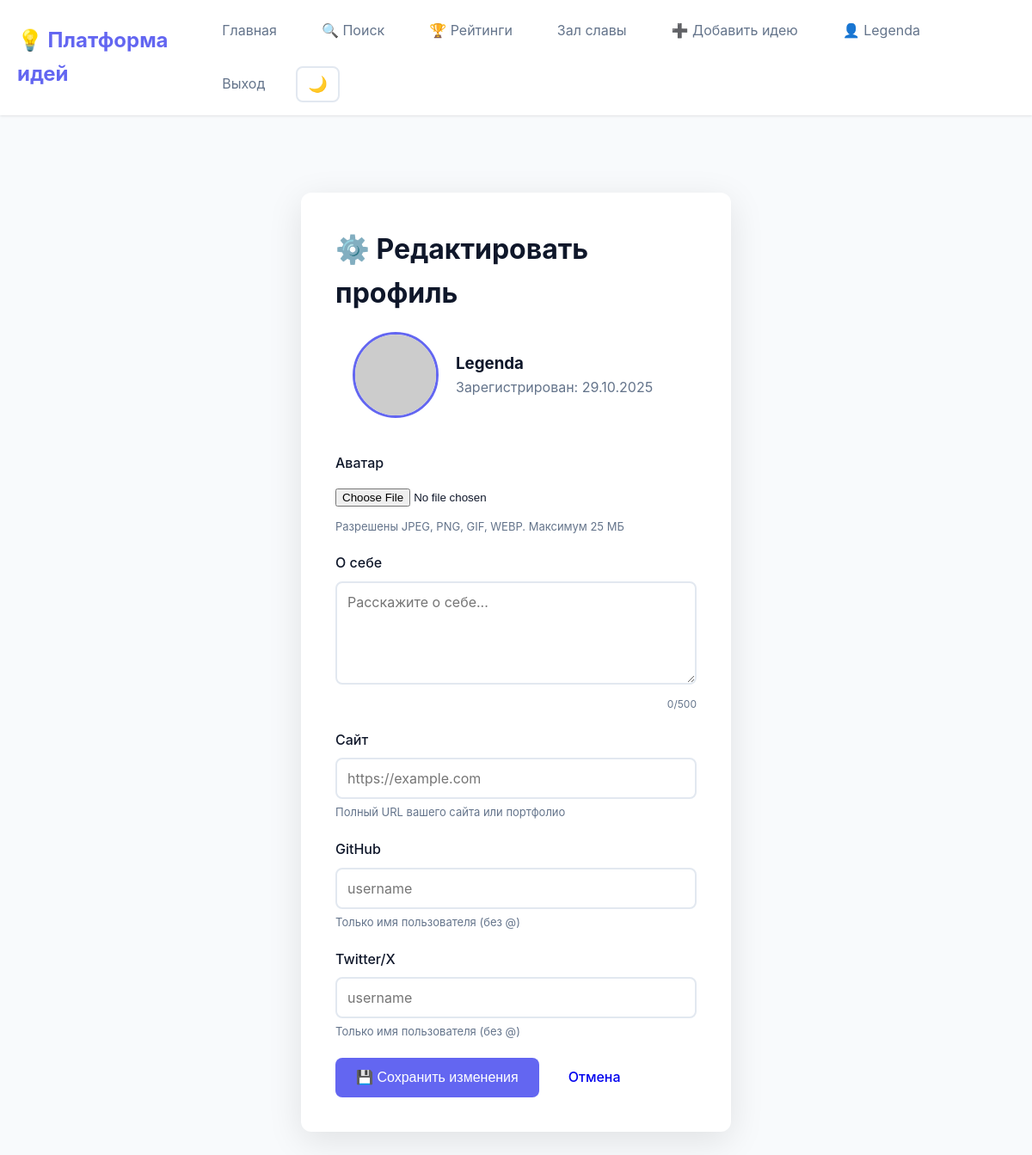
The app's page /edit_profile.php (signed in) with its own data.
### tables this page shows
CREATE TABLE `users` (
  `id` int NOT NULL,
  `username` varchar(50) NOT NULL,
  `password` varchar(255) NOT NULL,
  `is_admin` tinyint(1) DEFAULT '0',
  `created_at` timestamp NULL DEFAULT CURRENT_TIMESTAMP,
  `avatar` varchar(255) DEFAULT NULL,
  `bio` text,
  `website` varchar(255) DEFAULT NULL,
  `github` varchar(255) DEFAULT NULL,
  `twitter` varchar(255) DEFAULT NULL
);

### functions.php (called while the page is built, shortened)
<?php
require_once 'config.php';
function getUserAvatar($avatar, $username) {
    $hash = md5(strtolower(trim($username)));
    return "https://www.gravatar.com/avatar/$hash?d=identicon&s=200";
}

### config.php (called while the page is built, shortened)
<?php
function h($str) {
    return htmlspecialchars($str, ENT_QUOTES, 'UTF-8');
}

### edit_profile.php (the view, shortened to what this page needs)
<?php
require_once 'config.php';
require_once 'functions.php';
$userId = $_SESSION['user_id'];
$db = getDB();
$stmt = $db->prepare("SELECT * FROM users WHERE id = ?");
$stmt->execute([$userId]);
$user = $stmt->fetch();
?>
<!DOCTYPE html>
<html lang="ru">
<head>
    <?php include 'includes_head.php'; ?>
</head>
<body>
    <?php include 'navbar.php'; ?>
    <div class="container">
        <div class="form-container">
            <h1>⚙️ Редактировать профиль</h1>
            <div class="profile-preview">
                <img src="<?= getUserAvatar($user['avatar'], $user['username']) ?>"
                     alt="<?= h($user['username']) ?>"
                     class="avatar-preview"
                     id="avatar-preview">
                <div>
                    <h3><?= h($user['username']) ?></h3>
                    <p style="color: var(--text-secondary);">Зарегистрирован: <?= date('d.m.Y', strtotime($user['created_at'])) ?></p>
                </div>
            </div>
            <form method="POST" action="" enctype="multipart/form-data">
                <div class="form-group">
                    <label for="avatar">Аватар</label>
                    <input type="file" id="avatar" name="avatar" accept="image/*">
                    <div class="form-hint">Разрешены JPEG, PNG, GIF, WEBP. Максимум 25 МБ</div>
                </div>
                <div class="form-group">
                    <label for="bio">О себе</label>
                    <textarea id="bio" name="bio" rows="4"
                              maxlength="500"
                              placeholder="Расскажите о себе..."><?= h($user['bio'] ?? '') ?></textarea>
                    <div class="char-counter">
                        <span id="bio-counter"><?= strlen($user['bio'] ?? '') ?></span>/500
                    </div>
                </div>
                <div class="form-group">
                    <label for="website">Сайт</label>
                    <input type="url" id="website" name="website"
                           value="<?= h($user['website'] ?? '') ?>"
                           placeholder="https://example.com">
                    <div class="form-hint">Полный URL вашего сайта или портфолио</div>
                </div>
                <div class="form-group">
                    <label for="github">GitHub</label>
                    <input type="text" id="github" name="github"
                           value="<?= h($user['github'] ?? '') ?>"
                           placeholder="username">
                    <div class="form-hint">Только имя пользователя (без @)</div>
                </div>
                <div class="form-group">
                    <label for="twitter">Twitter/X</label>
                    <input type="text" id="twitter" name="twitter"
                           value="<?= h($user['twitter'] ?? '') ?>"
                           placeholder="username">
                    <div class="form-hint">Только имя пользователя (без @)</div>
                </div>
                <div style="display: flex; gap: 10px;">
                    <button type="submit" class="btn btn-primary">💾 Сохранить изменения</button>
                    <a href="profile.php" class="btn" style="background: var(--surface); text-decoration: none;">Отмена</a>
                </div>
            </form>
        </div>
    </div>
</body>
</html>

### style.css (style rules this page uses)
* { margin: 0; padding: 0; box-sizing: border-box; }
img[data-src].loaded, img:not([data-src]) { opacity: 1; }
:root { --primary-color: #6366f1; --primary-hover: #4f46e5; --secondary-color: #64748b; --success-color: #22c55e; --danger-color: #ef4444; --background: #f8fafc; --surface: #ffffff; --text-primary: #0f172a; --text-secondary: #64748b; --border-color: #e2e8f0; --shadow: 0 1px 3px rgba(0, 0, 0, 0.1); --shadow-lg: 0 10px 40px rgba(0, 0, 0, 0.1); }
body { font-family: -apple-system, BlinkMacSystemFont, 'Segoe UI', Roboto, 'Helvetica Neue', Arial, sans-serif; background: var(--background); color: var(--text-primary); line-height: 1.6; animation: fadeIn 0.3s ease-out; }
.container { max-width: 1400px; margin: 0 auto; padding: 20px; }
.btn { display: inline-block; padding: 10px 24px; border-radius: 8px; text-decoration: none; font-weight: 500; transition: all 0.3s; border: none; cursor: pointer; font-size: 16px; }
.btn-primary { background: var(--primary-color); color: white; }
.auth-form, .form-container { max-width: 500px; margin: 40px auto; background: var(--surface); padding: 40px; border-radius: 12px; box-shadow: var(--shadow-lg); }
.form-group { margin-bottom: 20px; }
.form-group label { display: block; margin-bottom: 8px; font-weight: 500; color: var(--text-primary); }
.form-group input[type="text"], .form-group input[type="password"], .form-group input[type="url"], .form-group input[type="email"], .form-group textarea { width: 100%; padding: 12px; border: 2px solid var(--border-color); border-radius: 8px; font-size: 16px; font-family: inherit; transition: border-color 0.3s; }
.form-group textarea { resize: vertical; min-height: 120px; }
.form-group input[type="file"] { padding: 8px 0; }

### edit_profile.php (style rules this page uses)
.profile-preview { display: flex; align-items: center; gap: 20px; margin-bottom: 20px; padding: 20px; background: var(--surface); border-radius: 12px; }
.avatar-preview { width: 100px; height: 100px; border-radius: 50%; object-fit: cover; border: 3px solid var(--primary-color); }
.form-hint { font-size: 13px; color: var(--text-secondary); margin-top: 5px; }
.char-counter { font-size: 12px; color: var(--text-secondary); text-align: right; margin-top: 5px; }

### records on screen
users: username "Legenda", created_at "29.10.2025", bio "0"

### other values on screen
$_SESSION['username'] "Legenda"
